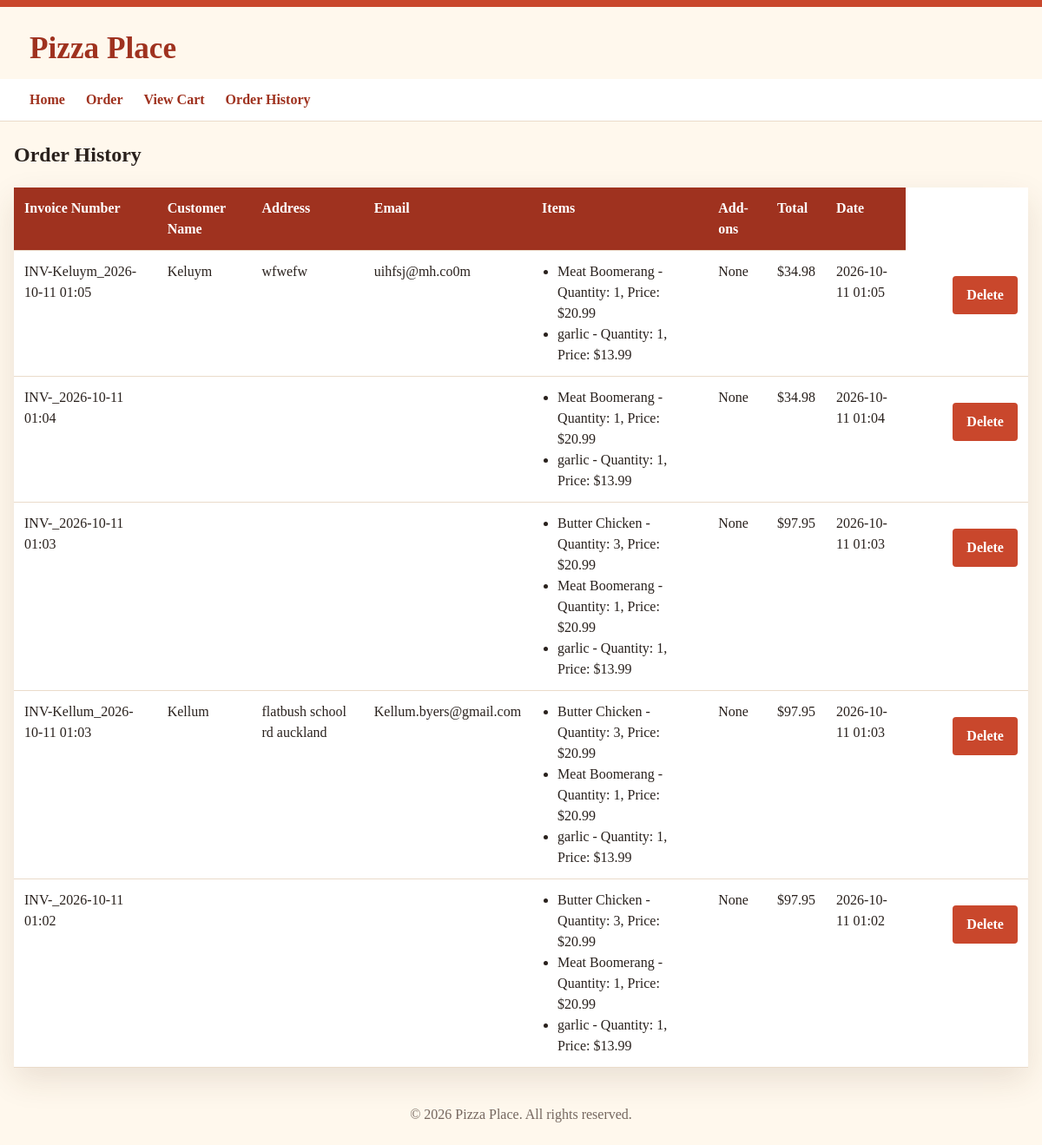
The page /orders on the database as committed earlier.
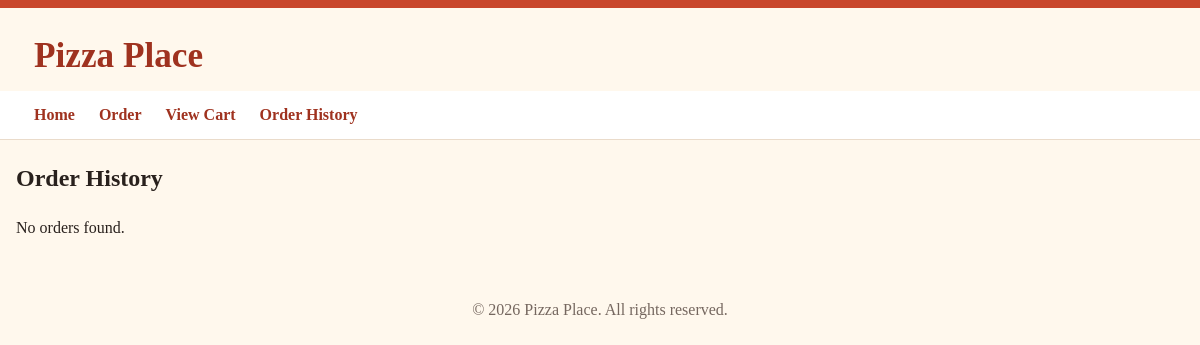
The same page on the database as committed later.
### tables this page shows
CREATE TABLE pizza_orders (
                id INTEGER PRIMARY KEY AUTOINCREMENT,
                invoice_number TEXT NOT NULL,
                customer_name TEXT NOT NULL,
                email TEXT,
                address TEXT,
                card_name TEXT,
                card_number TEXT,
                card_expiry TEXT,
                cart TEXT NOT NULL,
                total REAL NOT NULL,
                addons TEXT,
                order_date TIMESTAMP DEFAULT CURRENT_TIMESTAMP
            );

### app.py (the view)
@app.route('/orders') # the code that displays the order history page and retrieves the order data from the database.
def order_history():
    initialise_database()
    with sqlite3.connect('database.db') as conn:
        cursor = conn.cursor()
        cursor.execute('''
            SELECT
                id, invoice_number, customer_name, email, address,
                card_name, card_number, card_expiry, cart, total,
                addons, order_date
            FROM pizza_orders
            ORDER BY id DESC
        ''')
        rows = cursor.fetchall()
        orders = []
        for row in rows:
            orders.append({
                'id': row[0],
                'invoice_number': row[1],
                'customer_name': row[2],
                'email': row[3],
                'address': row[4],
                'items': json.loads(row[8]),
                'total': row[9],
                'addons': json.loads(row[10] or '{}'),
                'date': row[11]
            })
    return render_template('order_history.html', orders=orders)

### Templates/order_history.html (shortened to what this page needs)
{% extends "base.html" %}
{% block content %}
    <h2>Order History</h2>
    {% if orders %}
        <table>
            <thead>
                <tr>
                    <th>Invoice Number</th>
                    <th>Customer Name</th>
                    <th>Address</th>
                    <th>Email</th>
                    <th>Items</th>
                    <th>Add-ons</th>
                    <th>Total</th>
                    <th>Date</th>
                </tr>
            </thead>
            <tbody>
                {% for order in orders %}
                    <tr>
                        <td>{{ order['invoice_number'] }}</td>
                        <td>{{ order['customer_name'] }}</td>
                        <td>{{ order['address'] }}</td>
                        <td>{{ order['email'] }}</td>
                        <td>
                            <ul>
                                {% for item, details in order['items'].items() %}
                                    <li>{{ item }} - Quantity: {{ details['quantity'] }}, Price: ${{ "%.2f"|format(details['price']) }}</li>
                                {% else %}
                                    <li>No items</li>
                                {% endfor %}
                            </ul>
                        </td>
                        <td>
                            {% if order['addons'] %}
                                <ul>
                                    {% for addon, price in order['addons'].items() %}
                                        <li>{{ addon }} - ${{ "%.2f"|format(price) }}</li>
                                    {% endfor %}
                                </ul>
                            {% else %}
                                <span>None</span>
                            {% endif %}
                        </td>
                        <td>${{ "%.2f"|format(order['total']) }}</td>
                        <td>{{ order['date'] }}</td>
                    <td>
                    </td>
                    <td>
                        <form action="{{ url_for('cancel_saved_order', order_id=order['id']) }}" method="post" style="display:inline;">
                            <button type="submit" onclick="return confirm('Are you sure you want to cancel this order?');">Delete</button>
                        </form>
                    </td>
                 </tr>
                {% endfor %}
            </tbody>
        </table>
    {% else %}
        <p>No orders found.</p>
    {% endif %}
{% endblock %}

### Templates/base.html (shortened to what this page needs)
<!DOCTYPE html>
<html lang="en">
<head>
    <link rel="stylesheet" href="{{ url_for('static', filename='style.css') }}">
</head>
<body>
    <h1>Pizza Place</h1>
    <nav>
        <ul>
            <li><a href="{{ url_for('home') }}">Home</a></li>
            <li><a href="{{ url_for('index') }}">Order</a></li>
            <li><a href="{{ url_for('view_cart') }}">View Cart</a></li>
            <li><a href="{{ url_for('order_history') }}">Order History</a></li>
        </ul>
    </nav>
    <header>
        <main>
             {% block content %} {% endblock %}
        </main>
    </header>
    <footer>
        <p>&copy; 2026 Pizza Place. All rights reserved.</p>
    </footer>
</body>
</html>

### Static/style.css (style rules this page uses)
:root { --ink: #29211d; --muted: #75675f; --cream: #fff8ed; --paper: #ffffff; --tomato: #c9472c; --tomato-dark: #9f321f; --gold: #e7a52b; --line: #eadbca; --shadow: 0 14px 35px rgba(79, 46, 25, 0.12); }
* { box-sizing: border-box; }
body { margin: 0; color: var(--ink); background: var(--cream); font-family: Georgia, 'Times New Roman', serif; line-height: 1.5; }
body::before { display: block; height: 8px; background: var(--tomato); content: ''; }
body > h1 { max-width: 1180px; margin: 22px auto 8px; padding: 0 24px; color: var(--tomato-dark); font-size: clamp(1.5rem, 4vw, 2.2rem); }
nav { border-bottom: 1px solid var(--line); background: var(--paper); }
nav ul { display: flex; gap: 24px; max-width: 1180px; margin: 0 auto; padding: 12px 24px; list-style: none; }
a { color: var(--tomato-dark); font-weight: bold; }
nav a { text-decoration: none; }
main { width: min(1180px, calc(100% - 32px)); margin: 0 auto; }
footer { padding: 26px 16px; color: var(--muted); text-align: center; }

Rows that differ between the two databases and show on the page:
removed pizza_orders: invoice_number "INV-Keluym_2026-10-11 01:05", customer_name "Keluym", address "wfwefw", email "uihfsj@mh.co0m", items "Meat Boomerang" "garlic", quantity "1" "1", price "20.99" "13.99", total "34.98", date "2026-10-11 01:05"
removed pizza_orders: invoice_number "INV-_2026-10-11 01:04", items "Meat Boomerang" "garlic", quantity "1" "1", price "20.99" "13.99", total "34.98", date "2026-10-11 01:04"
removed pizza_orders: invoice_number "INV-_2026-10-11 01:03", items "Butter Chicken" "Meat Boomerang" "garlic", quantity "3" "1" "1", price "20.99" "20.99" "13.99", total "97.95", date "2026-10-11 01:03"
removed pizza_orders: invoice_number "INV-Kellum_2026-10-11 01:03", customer_name "Kellum", address "flatbush school rd auckland", email "Kellum.byers@gmail.com", items "Butter Chicken" "Meat Boomerang" "garlic", quantity "3" "1" "1", price "20.99" "20.99" "13.99", total "97.95", date "2026-10-11 01:03"
removed pizza_orders: invoice_number "INV-_2026-10-11 01:02", items "Butter Chicken" "Meat Boomerang" "garlic", quantity "3" "1" "1", price "20.99" "20.99" "13.99", total "97.95", date "2026-10-11 01:02"
Other text that changed with them:
text no longer shown: "Invoice Number Customer Name Address Email Items Add-ons Total Date"
text now shown: "No orders found."
